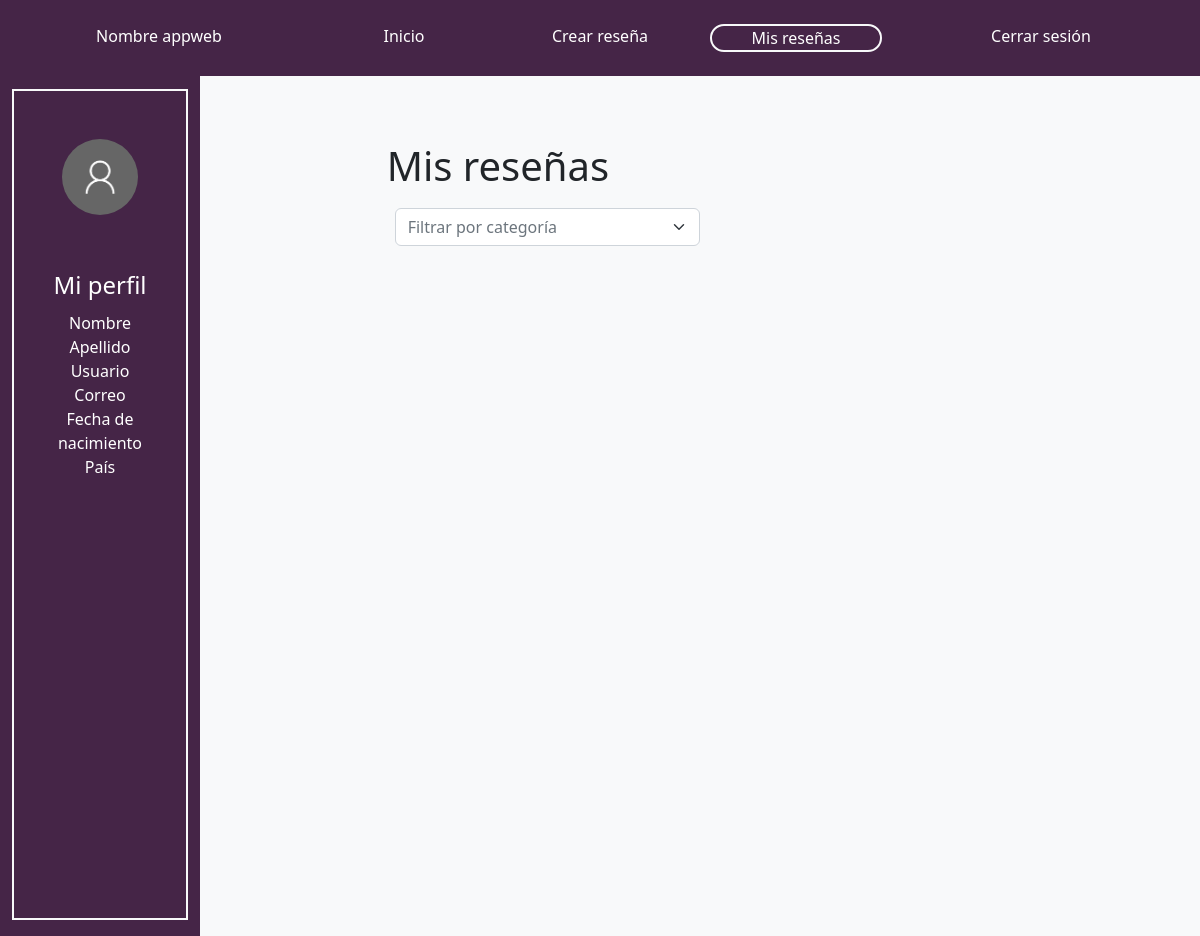
The page /myReviews/ (signed in) on the database as committed earlier.
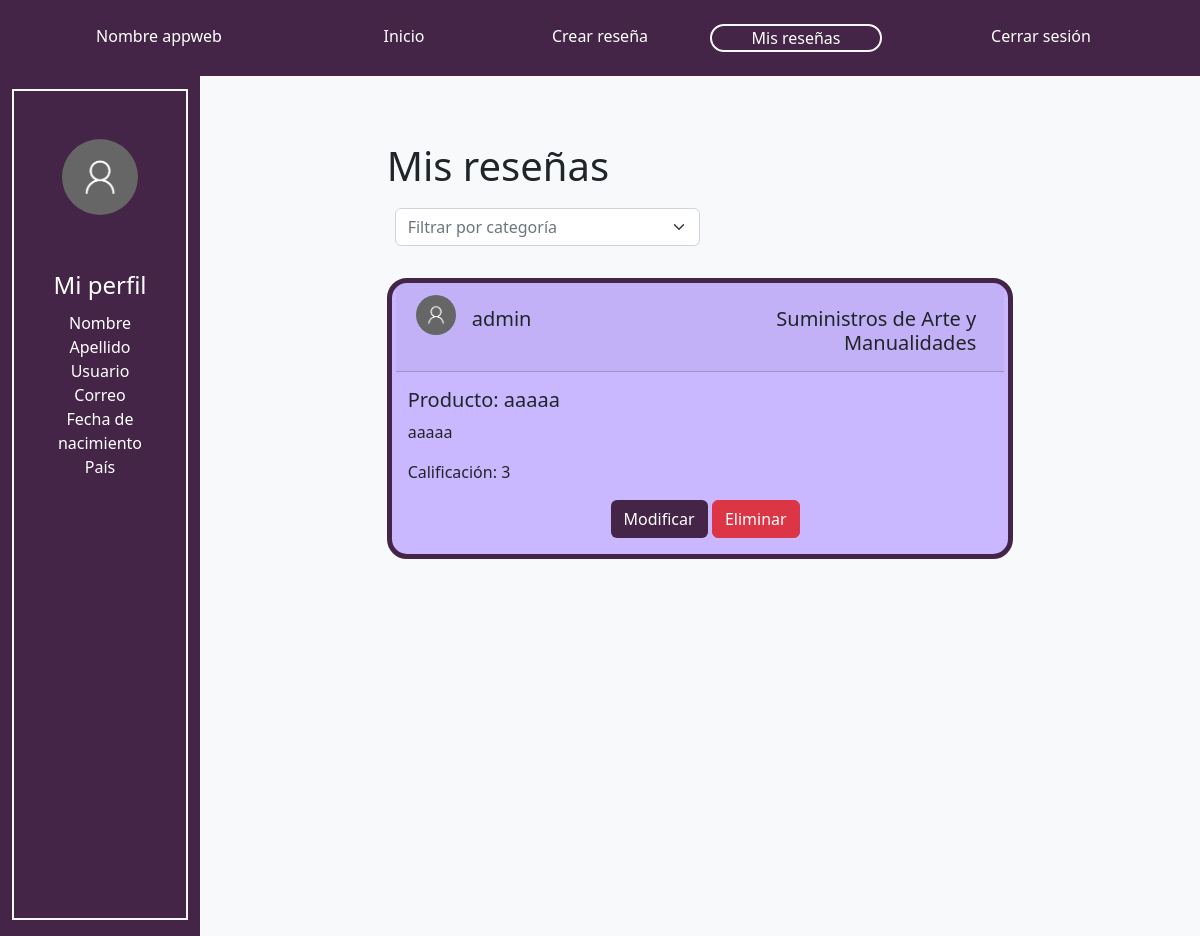
The same page on the database as committed later.
### reviews/models.py (models this page shows, shortened)
class Review(models.Model):  # Todolist able name that inherits models.Model
    product_name = models.CharField(max_length=100)# autodesc
    category = models.CharField(max_length=50,  blank=True, null=True)
    content =	models.TextField(max_length=500)# donde se obtuvo, es un alimento, herramienta, etc. como se utiliza, precio
    creation_date = models.DateField(default=timezone.now().strftime("%Y-%m-%d"))# autodesc
    CATEGORIES = [
       (1, "ONE_STAR"),
       (2, "TWO_STARS"),
       (3, "THREE_STARS"),
       (4, "FOUR_STARS"),
       (5, "FIVE_STARS"),
    ]
    punctuation = models.IntegerField(choices=CATEGORIES, default=CATEGORIES[2][1], help_text="Puntuación")
    author_nickname =  models.ForeignKey(User, blank=True, null=True, on_delete=models.CASCADE)# autodesc

class User(AbstractUser):
   birthdate = models.DateField(null=True, blank=True)
   country = models.CharField(max_length=50,  blank=True, null=True)

### reviews/views.py (the view)
# urls.py: path('myReviews/',views.ShowMyReviews,name='myReviews'),
def ShowMyReviews(request):
        print(request)
        if request.user.is_authenticated:
            user_objects = Review.objects.filter(author_nickname=request.user)
            return render(request, 'reviews/myReviews.html', {'reviews': user_objects, 'categories': categories})
        else:
            return redirect('/login/')

### reviews/templates/reviews/myReviews.html (shortened to what the changed rows need)
<!DOCTYPE html>
{% load static %}
<html lang="en">
<head>
    <link href="https://cdn.jsdelivr.net/npm/bootstrap@5.2.0/dist/css/bootstrap.min.css" rel="stylesheet"></head>
    <link rel="stylesheet" type="text/css" href="{% static 'reviews/styles.css' %}">
</head>
<body>
      <div class="container-fluid min-vh-100 contenido pt-5">
        <div class="row row-cols-auto">
          <div class="col-10 bg-light">
            <div class="container-fluid contenido">
        <div class="row row-cols-auto min-vh-100">
          {% if user.is_authenticated %}
          <div class="col-8">
            {% for obj in reviews %}
                {% if user.id == obj.author_nickname.id %}
                <div class="card borde morado-claro my-4">
                  <div class="row row-cols-auto card-header mx-1">
                    <div class="col-1 p-1 justify-content-center">
                      <img src="{% static 'reviews/user.png' %}" class="rounded-circle img-fluid">
                    </div>
                    <h5 class="col-4 mt-3 h-100">{{ obj.author_nickname }}</h5>
                    {% for category in categories %}
                      {% if category.id == obj.category  %}
                      <h5  style="text-align: right;" class="col-7 h-100 mt-3 card-title justify-content-right">{{ category.name }}</h5>
                      {% endif %}
                    {% endfor %}
                  </div>
                  <div class="card-body">
                    <h5 class="card-text">Producto: {{ obj.product_name }}</h5>
                    <p class="card-text">{{ obj.content }}</p>
                    <p class="card-text">Calificación: {{ obj.punctuation }}</p>
                    {% if user.id == obj.author_nickname.id %}
                    <div class="row text-center">
                      <div class="col-4">
                      </div>
                      <div class="col-2">
                        <a class="btn morado-oscuro text-white" href="{% url 'modify' obj.id %}">Modificar</a>
                      </div>
                      <div class="col-2">
                        <form action="{% url 'delete' obj.id %}" method="post">
                          <input class="btn btn-danger" type="submit" value="Eliminar">
                        </form>
                          {%endif%}
                      </div>
                      <div class="col-4">
                      </div>
                    </div>
                  </div>{%endif%}
                </div>
                {% endfor %}
      </div>
        {%endif%}</div>
        </div>
    </div>
</body>
</html>

Rows that differ between the two databases and show on the page:
added Review: author_nickname "admin", name "Suministros de Arte y Manualidades", product_name "aaaaa", content "aaaaa", punctuation "3"
